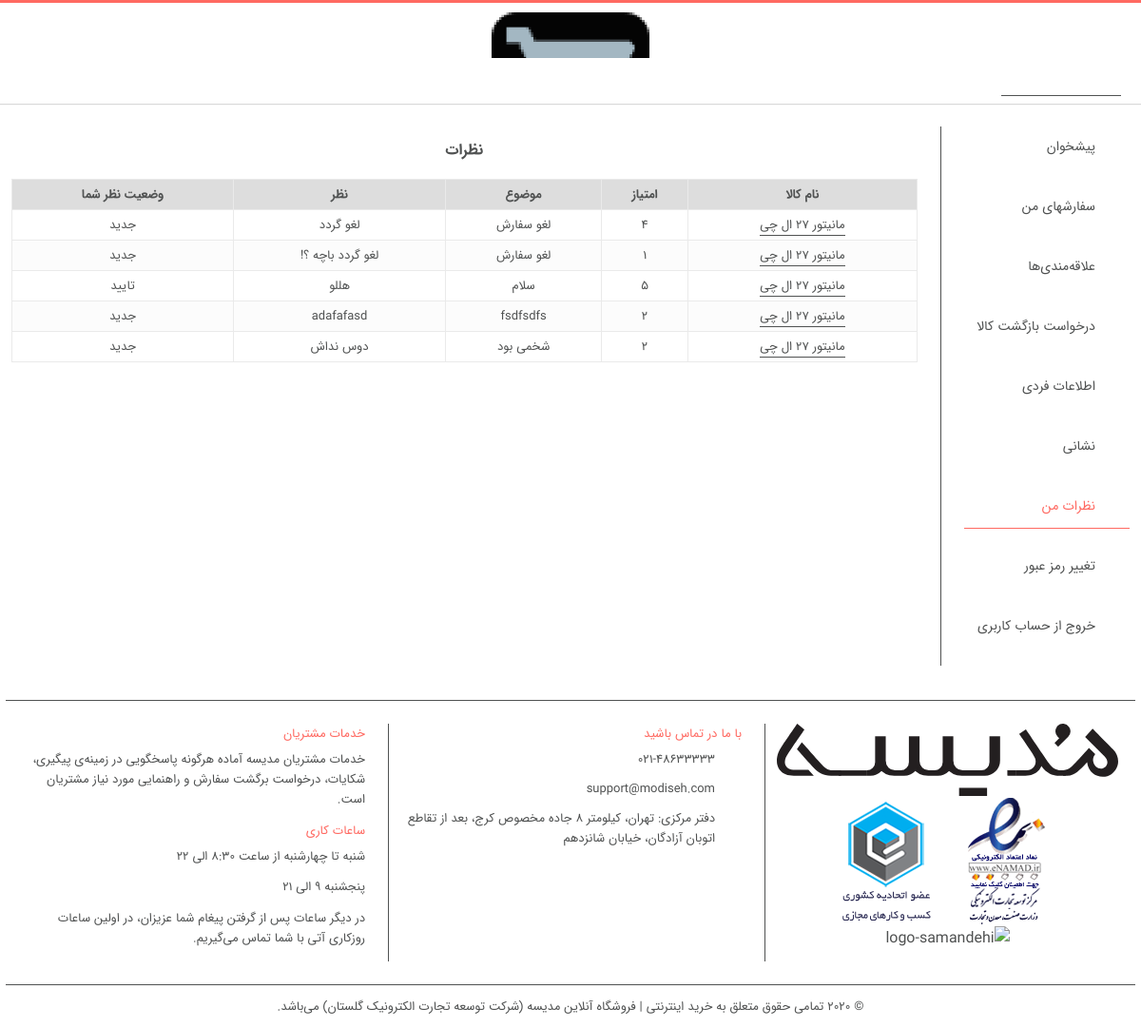
Screenshot of /user/comments (signed in) with the database file from the repository.
### product/models.py (models this page shows, shortened)
class Comment(models.Model):
    STATUS = (
        ('New', 'جدید'),
        ('True', 'تایید'),
        ('False', 'عدم تایید'),
    )
    product = models.ForeignKey(Product, on_delete=models.CASCADE, verbose_name='محصول')
    user = models.ForeignKey(User, on_delete=models.CASCADE, verbose_name='کاربر')
    subject = models.CharField(max_length=50, verbose_name='موضوع')
    comment = models.CharField(max_length=350, verbose_name='نظر')
    rate = models.IntegerField(default=1)
    ip = models.CharField(blank=True, max_length=20, verbose_name='آی پی')
    status = models.CharField(max_length=20, choices=STATUS, default='New', verbose_name='وضعیت')
    create_at = models.DateTimeField(auto_now_add=True, verbose_name='تاریخ ایجاد')
    update_at = models.DateTimeField(auto_now=True, verbose_name='تاریخ بروزرسانی')
    def status_persian(self):
        if self.status == 'True':
            return 'تایید'
        elif self.status == 'False':
            return 'عدم تایید'
        else:
            return 'جدید'
    class Meta:
        verbose_name = 'نظر'
        verbose_name_plural = 'نظرات مرتبط با محصولات'

class Product(models.Model):
    STATUS = (
        ('True', 'فعال'),
        ('False', 'غیرغعال'),
    )
    VARIANTS = (
        ('None', 'ندارد'),
        ('Size', 'تنوع از نظر سایز'),
        ('Color', 'تنوع از نظر رنگ'),
        ('SizeColor', 'تنوع از نظر سایز و رنگ'),
    )
    category = models.ForeignKey(Category, on_delete=models.CASCADE,
                                 verbose_name='دسته بندی')  # many to one with Category
    title = models.CharField(max_length=50, verbose_name='نام محصول')
    keywords = models.CharField(max_length=255, verbose_name='کلمات کلیدی')
    description = models.CharField(max_length=255, verbose_name='توضیحات')
    image = models.ImageField(upload_to='images/', verbose_name='تصویر اصلی')
    price = models.IntegerField(verbose_name='قیمت')
    amount = models.IntegerField(verbose_name='موجودی')
    minamount = models.IntegerField(verbose_name='حداقل موجودی')
    variant = models.CharField(max_length=20, choices=VARIANTS, default='None', verbose_name='تنوع محصول')
    detail = RichTextUploadingField(verbose_name='جزئیات')
    status = models.CharField(max_length=20, choices=STATUS, verbose_name='وضعیت')
    create_at = models.DateTimeField(auto_now_add=True, verbose_name='تاریخ ایجاد')
    update_at = models.DateTimeField(auto_now=True, verbose_name='تاریخ بروزرسانی')
    slug = models.SlugField(allow_unicode=True, unique=True, null=False)
    def image_tag(self):
        return mark_safe('<img src="{}" height="50"/>'.format(self.image.url))
    image_tag.short_description = 'تصویر'
    class Meta:
        verbose_name = 'محصول'
        verbose_name_plural = 'محصولات'

### user/views.py (the view)
# urls.py: path('comments', views.user_comments, name='userComments'),
@login_required(login_url='/login')
def user_comments(request):
    category = Category.objects.all()
    current_user = request.user
    comments = Comment.objects.filter(user_id=current_user.id)
    context = {'category': category, 'comments': comments, }
    return render(request, 'user_comments.html', context)

### user/templates/user_comments.html (shortened to what this page needs)
{% extends "base.html" %}
{% load humanize %}
{% block header %} {% include "header.html" %} {% endblock %}
{% block body %}
    <main class="main">
        {% if user.id is not None %}
            <div class="container">
                <div id="profile" class="grid">
                    <nav>
                        <ul class="link">
                            <li class="">
                                <a href="/user" rel="nofollow" class="goto-myaccount">
                                    <i class="icon-gauge"></i>
                                    پیشخوان
                                </a>
                            </li>
                            <li class="">
                                <a href="/user/orders" rel="nofollow"
                                   class="goto-orders">
                                    <i class="icon-shopping_cart_full"></i>
                                    سفارشهای من
                                </a>
                            </li>
                            <li class="">
                                <a href="/user/wishlist" rel="nofollow" class="goto-wishlist">
                                    <i class="icon-heart"></i>
                                    علاقه‌مندی‌ها
                                </a>
                            </li>
                            <li class="">
                                <a href="/user/reference" rel="nofollow" class="goto-returnrequest">
                                    <i class="icon-box_into"></i>
                                    درخواست بازگشت کالا
                                </a>
                            </li>
                            <li class="">
                                <a href="/user/edit?returnUrl=%2fprofile%2fedit" rel="nofollow"
                                   class="goto-editprofile">
                                    <i class="icon-information"></i>
                                    اطلاعات فردی
                                </a>
                            </li>
                            <li class="">
                                <a href="/user/address" rel="nofollow"
                                   class="goto-editprofile">
                                    <i class="icon-map_location2"></i>
                                    نشانی
                                </a>
                            </li>
                            <li class="active">
                                <a href="/user/comments" rel="nofollow"
                                   class="goto-comments">
                                    <i class="icon-pencil"></i>
                                    نظرات من
                                </a>
                            </li>
                            <li class="">
                                <a href="/user/changepassword" rel="nofollow"
                                   class="goto-change-password">
                                    <i class="icon-window_key"></i>
                                    تغییر رمز عبور
                                </a>
                            </li>
                            <li class="">
                                <a href="/logout" rel="nofollow">
                                    <i class="icon-door_exit"></i>
                                    خروج از حساب کاربری
                                </a>
                            </li>
                        </ul>
                    </nav>
                    <div class="content">
                        <section id="userCommentsPage">
                            <h5>نظرات</h5>
                            {% if comments %}
                                <table>
                                    <thead>
                                    <tr>
                                        <th>نام کالا</th>
                                        <th>
                                            امتیاز
                                        </th>
                                        <th>موضوع</th>
                                        <th>نظر</th>
                                        <th>وضعیت نظر شما</th>
                                    </tr>
                                    </thead>
                                    <tbody>
                                    {% for rs in comments %}
                                        <tr class="inner-row row-variant-product ">
                                            <td>
                                                <a href="/product/{{ rs.product.id }}/{{ rs.product.slug }}">{{ rs.product.title }}</a>
                                            </td>
                                            <td>{{ rs.rate }}</td>
                                            <td>{{ rs.subject }}</td>
                                            <td>{{ rs.comment }}</td>
                                            <td>{{ rs.status_persian }}</td>
                                        </tr>
                                    {% endfor %}
                                    </tbody>
                                </table>
                            {% else %}
                                <span class="msg-block ">هیچ نظری پیدا نشد.</span>
                            {% endif %}
                        </section>
                    </div>
                </div>
            </div>
        {% endif %}
    </main>
{% endblock %}

### rows the page displays
Comment: product "مانیتور 27 ال چی", rate "4", subject "لغو سفارش", comment "لغو گردد", status_persian "جدید"
Comment: product "مانیتور 27 ال چی", rate "1", subject "لغو سفارش", comment "لغو گردد باچه ؟!", status_persian "جدید"
Comment: product "مانیتور 27 ال چی", rate "5", subject "سلام", comment "هللو", status_persian "تایید"
Comment: product "مانیتور 27 ال چی", rate "2", subject "fsdfsdfs", comment "adafafasd", status_persian "جدید"
Comment: product "مانیتور 27 ال چی", rate "2", subject "شخمی بود", comment "دوس نداش", status_persian "جدید"
